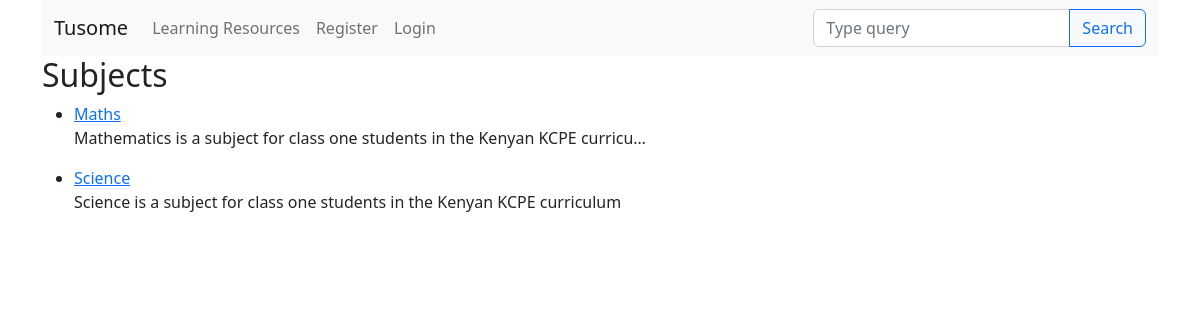
Screenshot of /curriculum/first-grade/ with the database file from the repository.
### carriculum/models.py (models this page shows, shortened)
class Subject(models.Model):
    subject_id= models.CharField(max_length=20, unique=True)
    name= models.CharField(max_length=50)
    description= models.TextField(max_length=500, blank=True)
    standard=models.ForeignKey(Standard, on_delete=models.CASCADE, related_name="subjects")
    avator= models.ImageField(upload_to=renamesubjectavator, blank=True, verbose_name="Subject Avator")
    slug = models.SlugField(blank=True, null=True)

### carriculum/views.py (the view)
# urls.py: path("<slug:slug>/", views.SubjectListView.as_view(), name="subject_list"),
class SubjectListView(DetailView):
     context_object_name= "standard"
     model = Standard
     template_name= "carriculum/subject_list_view.html"

### carriculum/templates/carriculum/subject_list_view.html
{% extends 'base.html' %}
{% block content %}
<div class="jumbotron">
    <h2>Subjects</h2>
    <ul>
        {% for subject in standard.subjects.all %}
        <li> <a href="{% url 'carriculum:lessons_list' slug=subject.slug standard=standard.slug %}"> {{ subject.name }}</a></li>
        <p> {{ subject.description|truncatechars:75 }}</p>
        {% endfor %}
    </ul>
</div>
{% endblock %}

### rows the page displays
Subject: name "Maths", description "Mathematics is a subject for class one students in the Kenyan KCPE curricu…"
Subject: name "Science", description "Science is a subject for class one students in the Kenyan KCPE curriculum"
